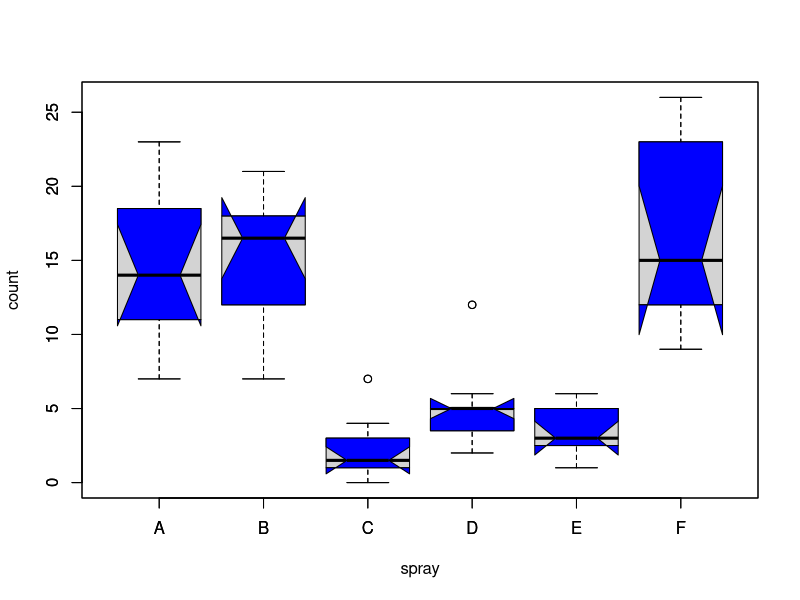
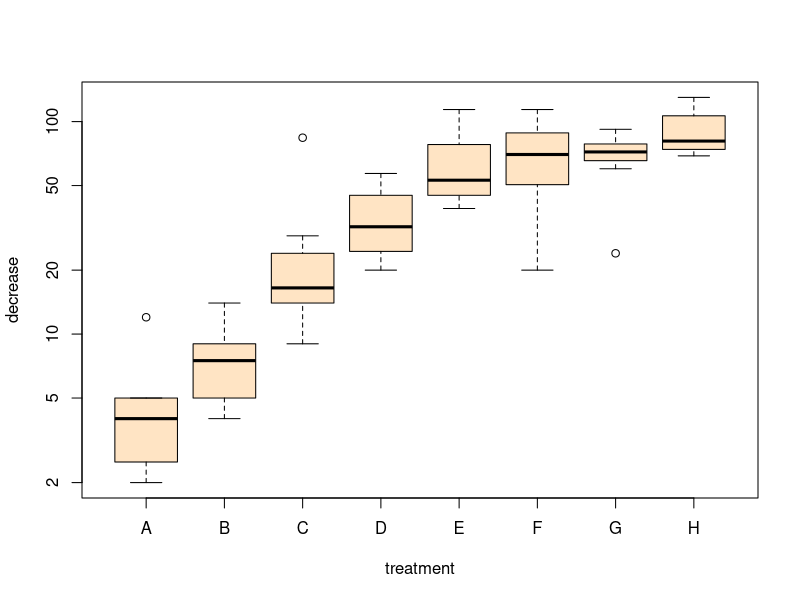
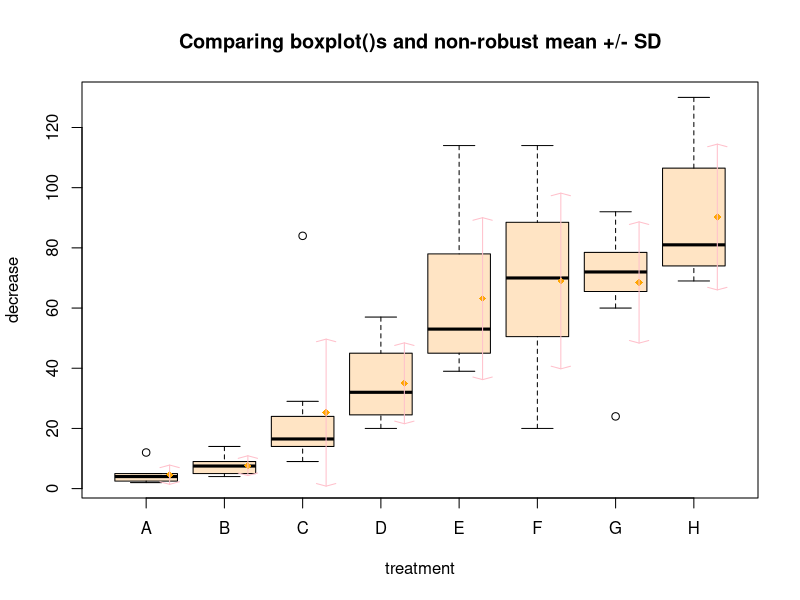
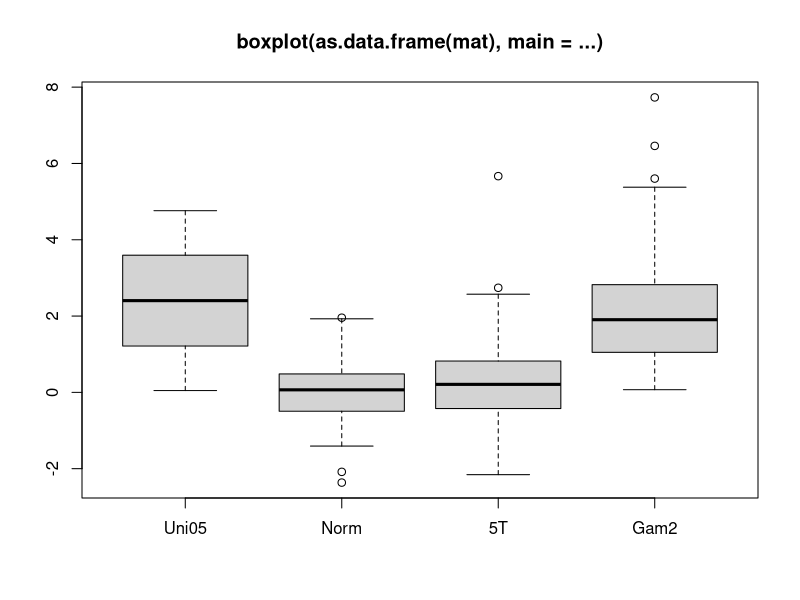
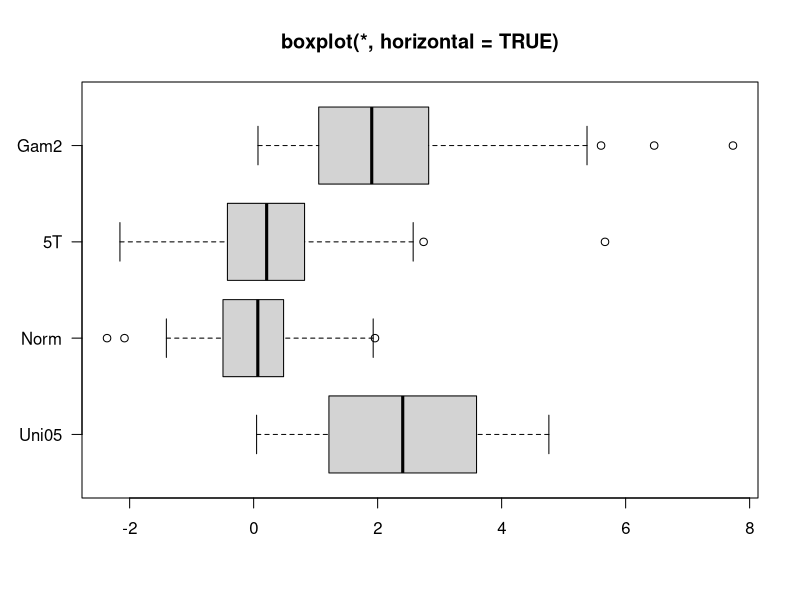
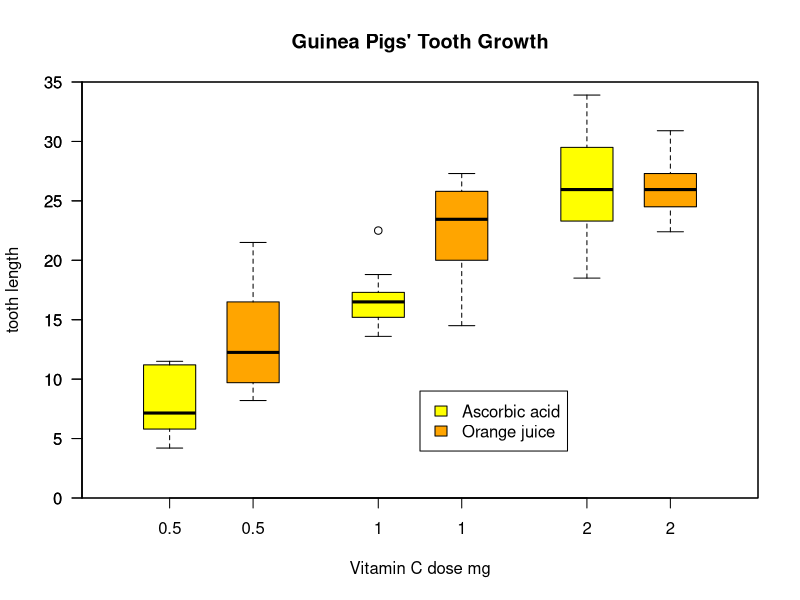
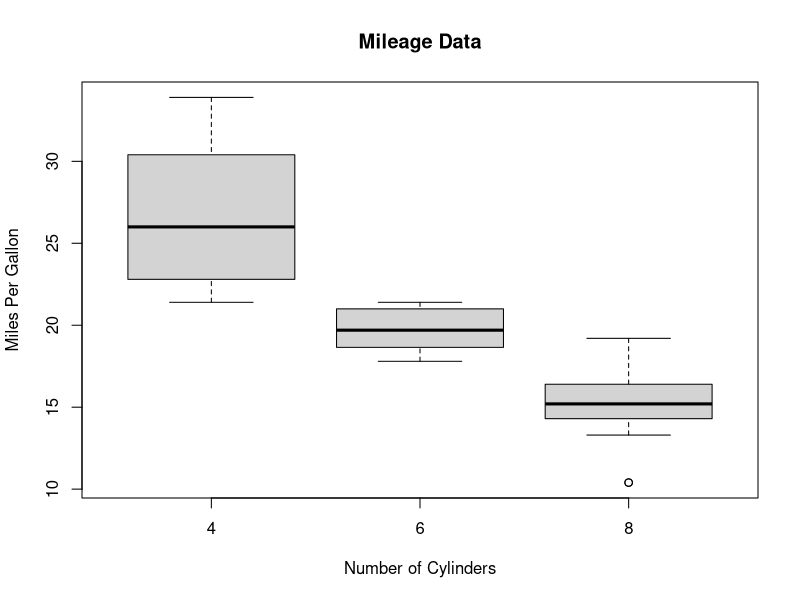
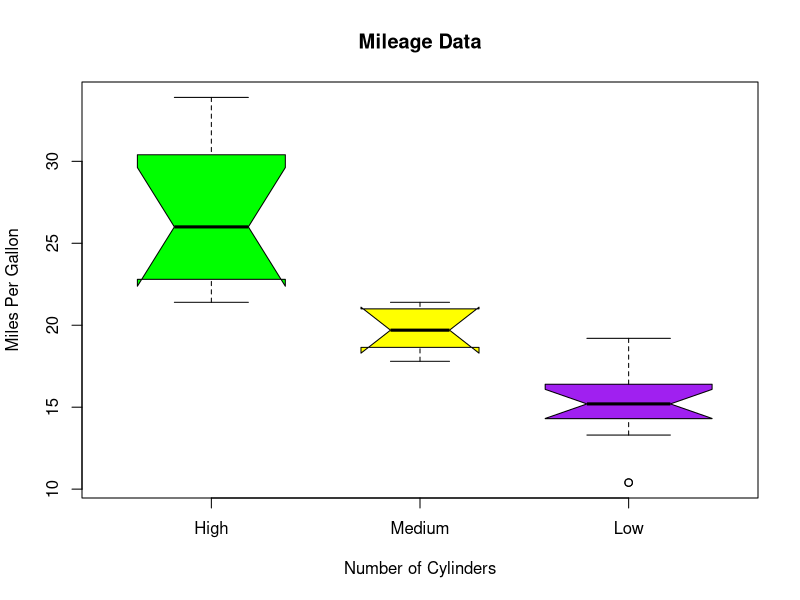

These figures' R source, in order:
## ---- chunk 1
knitr::opts_chunk$set(echo = TRUE)
## ---- chunk 2
## boxplot on a formula:
boxplot(count ~ spray, data = InsectSprays, col = "lightgray")

# *add* notches (somewhat funny here): 
# 在原来的图形上绘制凹槽，区分差异
boxplot(count ~ spray, data = InsectSprays,
        notch = TRUE, add = TRUE, col = "blue")

boxplot(decrease ~ treatment, data = OrchardSprays,
        log = "y", col = "bisque")

rb <- boxplot(decrease ~ treatment, data = OrchardSprays, col = "bisque")
title("Comparing boxplot()s and non-robust mean +/- SD")

mn.t <- tapply(OrchardSprays$decrease, OrchardSprays$treatment, mean)
sd.t <- tapply(OrchardSprays$decrease, OrchardSprays$treatment, sd)
xi <- 0.3 + seq(rb$n)
points(xi, mn.t, col = "orange", pch = 18)
arrows(xi, mn.t - sd.t, xi, mn.t + sd.t,
       code = 3, col = "pink", angle = 75, length = .1)

## boxplot on a matrix:
#体会horizontal的差异
mat <- cbind(Uni05 = (1:100)/21, Norm = rnorm(100),
             `5T` = rt(100, df = 5), Gam2 = rgamma(100, shape = 2))
boxplot(as.data.frame(mat),
        main = "boxplot(as.data.frame(mat), main = ...)")
par(las = 1) # all axis labels horizontal
boxplot(as.data.frame(mat), main = "boxplot(*, horizontal = TRUE)",
        horizontal = TRUE)

## Using 'at = ' and adding boxplots -- example idea by Roger Bivand :
# 图形组装，更好的展示不同类别的数据比较
boxplot(len ~ dose, data = ToothGrowth,
        boxwex = 0.25, at = 1:3 - 0.2,
        subset = supp == "VC", col = "yellow",
        main = "Guinea Pigs' Tooth Growth",
        xlab = "Vitamin C dose mg",
        ylab = "tooth length",
        xlim = c(0.5, 3.5), ylim = c(0, 35), yaxs = "i")
boxplot(len ~ dose, data = ToothGrowth, add = TRUE,
        boxwex = 0.25, at = 1:3 + 0.2,
        subset = supp == "OJ", col = "orange")
legend(2, 9, c("Ascorbic acid", "Orange juice"),
       fill = c("yellow", "orange"))

## more examples in  help(bxp)
## ---- chunk 3
input <- mtcars[,c('mpg','cyl')]
print(head(input))
## ---- chunk 4
# Give the chart file a name.
png(file = "boxplot.png")

# Plot the chart.
boxplot(mpg ~ cyl, data=mtcars,
                  xlab="Number of Cylinders",
                  ylab="Miles Per Gallon",	
                  main="Mileage Data")

# Save the file.
dev.off()
## ---- chunk 5
# Give the chart file a name.
png(file = "boxplot_with_notch.png")

# Plot the chart.
boxplot(mpg ~ cyl, data=mtcars,
        xlab="Number of Cylinders",
        ylab="Miles Per Gallon",
        main="Mileage Data",
        notch=TRUE,
        varwidth=TRUE,
        col=c("green","yellow","purple"),
        names=c("High","Medium","Low"))

# Save the file.
dev.off()
